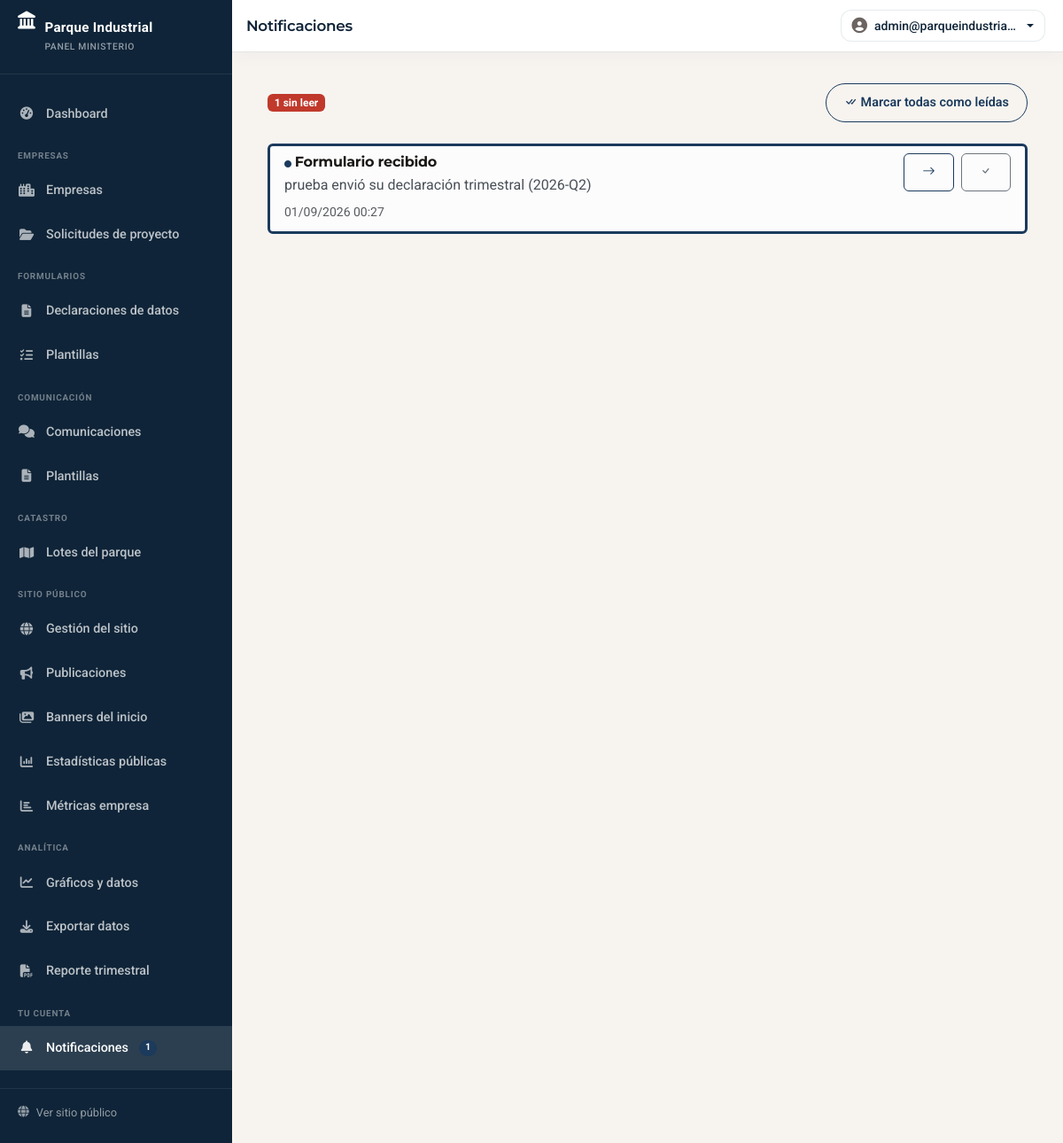
Screenshot of /ministerio/notificaciones.php (signed in) with the database file from the repository.
### tables this page shows
CREATE TABLE `notificaciones` (
  `id` int(11) NOT NULL AUTO_INCREMENT,
  `usuario_id` int(11) NOT NULL,
  `tipo` varchar(50) NOT NULL COMMENT 'perfil_editado, formulario_enviado, etc',
  `titulo` varchar(255) NOT NULL,
  `mensaje` text DEFAULT NULL,
  `url` varchar(255) DEFAULT NULL,
  `datos` longtext DEFAULT NULL CHECK (json_valid(`datos`)),
  `leida` tinyint(1) DEFAULT 0,
  `fecha_lectura` datetime DEFAULT NULL,
  `created_at` timestamp NOT NULL DEFAULT current_timestamp(),
  PRIMARY KEY (`id`),
  KEY `idx_usuario_leida` (`usuario_id`,`leida`),
  CONSTRAINT `notificaciones_ibfk_1` FOREIGN KEY (`usuario_id`) REFERENCES `usuarios` (`id`) ON DELETE CASCADE
);

### includes/funciones.php (called while the page is built, shortened)
<?php
function e($string) {
    return htmlspecialchars($string ?? '', ENT_QUOTES, 'UTF-8');
}
function format_datetime($date, $format = 'd/m/Y H:i') {
    $dt = new DateTime($date);
    return $dt->format($format);
}
function paginate($total, $per_page, $current_page, $url_pattern) {
    $total_pages = ceil($total / $per_page);
    $current_page = max(1, min($current_page, $total_pages));
    $pages = [];
    for ($i = max(1, $current_page - 2); $i <= min($total_pages, $current_page + 2); $i++) {
        $pages[] = $i;
    }
    return [
        'total' => $total,
        'per_page' => $per_page,
        'current_page' => $current_page,
        'total_pages' => $total_pages,
        'pages' => $pages,
        'has_prev' => $current_page > 1,
        'has_next' => $current_page < $total_pages,
        'prev_url' => str_replace('{page}', $current_page - 1, $url_pattern),
        'next_url' => str_replace('{page}', $current_page + 1, $url_pattern),
        'url_pattern' => $url_pattern
    ];
}

### public/ministerio/notificaciones.php (the view, shortened to what this page needs)
<?php
$db = getDB();
$user_id = $_SESSION['user_id'];
$pagina = max(1, (int)($_GET['pagina'] ?? 1));
$stmt = $db->prepare("SELECT COUNT(*) FROM notificaciones WHERE usuario_id = ?");
$stmt->execute([$user_id]);
$total = $stmt->fetchColumn();
$pagination = paginate($total, 20, $pagina, 'notificaciones.php?pagina={page}');
$offset = ($pagination['current_page'] - 1) * 20;
$stmt = $db->prepare("SELECT * FROM notificaciones WHERE usuario_id = ? ORDER BY created_at DESC LIMIT 20 OFFSET $offset");
$stmt->execute([$user_id]);
$notificaciones = $stmt->fetchAll();
$stmt = $db->prepare("SELECT COUNT(*) FROM notificaciones WHERE usuario_id = ? AND leida = 0");
$stmt->execute([$user_id]);
$no_leidas = $stmt->fetchColumn();
require_once BASEPATH . '/includes/ministerio_layout_header.php';
?>
        <?php if ($no_leidas > 0): ?>
        <div class="d-flex flex-wrap justify-content-between align-items-center gap-2 mb-4">
            <span class="badge bg-danger"><?= (int) $no_leidas ?> sin leer</span>
            <form method="POST" class="d-inline">
                <button class="btn btn-outline-primary btn-sm rounded-pill"><i class="bi bi-check-all me-1"></i>Marcar todas como leídas</button>
            </form>
        </div>
        <?php endif; ?>
        <?php if (empty($notificaciones)): ?>
        <div class="text-center py-5 text-muted">
            <i class="bi bi-bell-slash display-1"></i>
            <p class="mt-3">No hay notificaciones</p>
        </div>
        <?php else: ?>
        <div class="list-group">
            <?php foreach ($notificaciones as $n): ?>
            <div class="list-group-item <?= $n['leida'] ? '' : 'list-group-item-light border-start border-primary border-3' ?>">
                <div class="d-flex justify-content-between align-items-start">
                    <div>
                        <h6 class="mb-1"><?= $n['leida'] ? '' : '<i class="bi bi-circle-fill text-primary me-1" style="font-size: 0.5rem;"></i>' ?><?= e($n['titulo']) ?></h6>
                        <p class="mb-1"><?= e($n['mensaje']) ?></p>
                        <small class="text-muted"><?= format_datetime($n['created_at']) ?></small>
                    </div>
                    <div class="d-flex gap-2">
                        <?php if ($n['url']): ?>
                        <a href="<?= e($n['url']) ?>" class="btn btn-sm btn-outline-primary"><i class="bi bi-arrow-right"></i></a>
                        <?php endif; ?>
                        <?php if (!$n['leida']): ?>
                        <form method="POST" class="d-inline">
                            <button class="btn btn-sm btn-outline-secondary" title="Marcar como leída"><i class="bi bi-check"></i></button>
                        </form>
                        <?php endif; ?>
                    </div>
                </div>
            </div>
            <?php endforeach; ?>
        </div>
        <?php endif; ?>
<?php require_once BASEPATH . '/includes/ministerio_layout_footer.php'; ?>

### public/css/styles.css (style rules this page uses)
:root { --primary: #1b3a5c; --primary-dark: #0f2438; --primary-mid: #1e4a73; --primary-light: #2c6496; --amber: #c4601a; --amber-light: #e8813a; --amber-bg: #fdf0e4; --secondary: #1d7a4a; --secondary-bg: #e4f3eb; --success: #1d7a4a; --success-bg: #e4f3eb; --warning: #b86010; --warning-bg: #fdf0e4; --danger: #c0392b; --danger-bg: #fdecea; --info: #1e6091; --info-bg: #e3eef8; --stone: #f7f4f0; --stone-mid: #ede9e3; --stone-deep: #d9d3ca; --ink: #1a1714; --muted: #6b6460; --white: #ffffff; --gray-100: #f7f4f0; --gray-200: #ede9e3; --gray-300: #d9d3ca; --gray-600: #6b6460; --gray-800: #2e2a27; --gray-900: #1a1714; --shadow: 0 2px 8px rgba(15, 36, 56, 0.08); --shadow-lg: 0 6px 24px rgba(15, 36, 56, 0.12); --shadow-amber: 0 4px 16px rgba(196, 96, 26, 0.22); --radius: 6px; --radius-md: 10px; --radius-lg: 14px; --radius-pill: 999px; }
:root { --bs-primary: #1b3a5c; --bs-primary-rgb: 27, 58, 92; --bs-secondary: #6b6460; --bs-secondary-rgb: 107, 100, 96; --bs-success: #1d7a4a; --bs-success-rgb: 29, 122, 74; --bs-warning: #b86010; --bs-warning-rgb: 184, 96, 16; --bs-danger: #c0392b; --bs-danger-rgb: 192, 57, 43; --bs-info: #1e6091; --bs-info-rgb: 30, 96, 145; --bs-body-bg: #f7f4f0; --bs-body-color: #1a1714; --bs-border-color: #d9d3ca; --bs-link-color: #1b3a5c; --bs-link-hover-color: #1e4a73; --bs-success-bg-subtle: #e4f3eb; --bs-warning-bg-subtle: #fdf0e4; --bs-danger-bg-subtle: #fdecea; --bs-info-bg-subtle: #e3eef8; }
* { box-sizing: border-box; }
html { scroll-behavior: smooth; }
body { font-family: 'Inter', 'Roboto', system-ui, sans-serif; font-size: 16px; line-height: 1.65; color: var(--ink); background: var(--stone); margin: 0; }
h1, h2, h3, h4, h5, h6 { font-family: 'Montserrat', system-ui, sans-serif; font-weight: 700; color: var(--ink); letter-spacing: -0.015em; }
a { color: var(--primary); text-decoration: none; transition: color 0.2s; }
.btn { border-radius: var(--radius); padding: 10px 20px; font-weight: 600; font-size: 0.9rem; transition: background 0.2s, transform 0.15s, box-shadow 0.2s; }
.btn-outline-primary { color: var(--primary); border-color: var(--primary); background: transparent; }
.text-primary { color: var(--primary) !important; }

### public/css/empresa-app.css (style rules this page uses)
:root { --ea-primary: #1b3a5c; --ea-primary-dark: #0f2438; --ea-primary-mid: #1e4a73; --ea-amber: #c4601a; --ea-surface: #f7f4f0; --ea-card-shadow: 0 4px 24px rgba(15, 36, 56, 0.07); --ea-card-shadow-hover: 0 8px 32px rgba(15, 36, 56, 0.12); --ea-sidebar-w: 232px; --ea-topbar-h: 58px; }
body.empresa-app-body, body.ministerio-app-body { margin: 0; min-height: 100vh; background: #f7f4f0; font-family: 'Roboto', system-ui, sans-serif; }
body.ministerio-app-body { --ea-sidebar-w: 262px; }

### rows the page displays
notificaciones: leida 0 (drawn), titulo "Formulario recibido", mensaje "prueba envió su declaración trimestral (2026-Q2)", created_at "01/09/2026 00:27"

### other values shown
$badge_notif "1"
$page_title "Notificaciones"
$topbar_name "admin@parqueindustria…"
$no_leidas "1"
